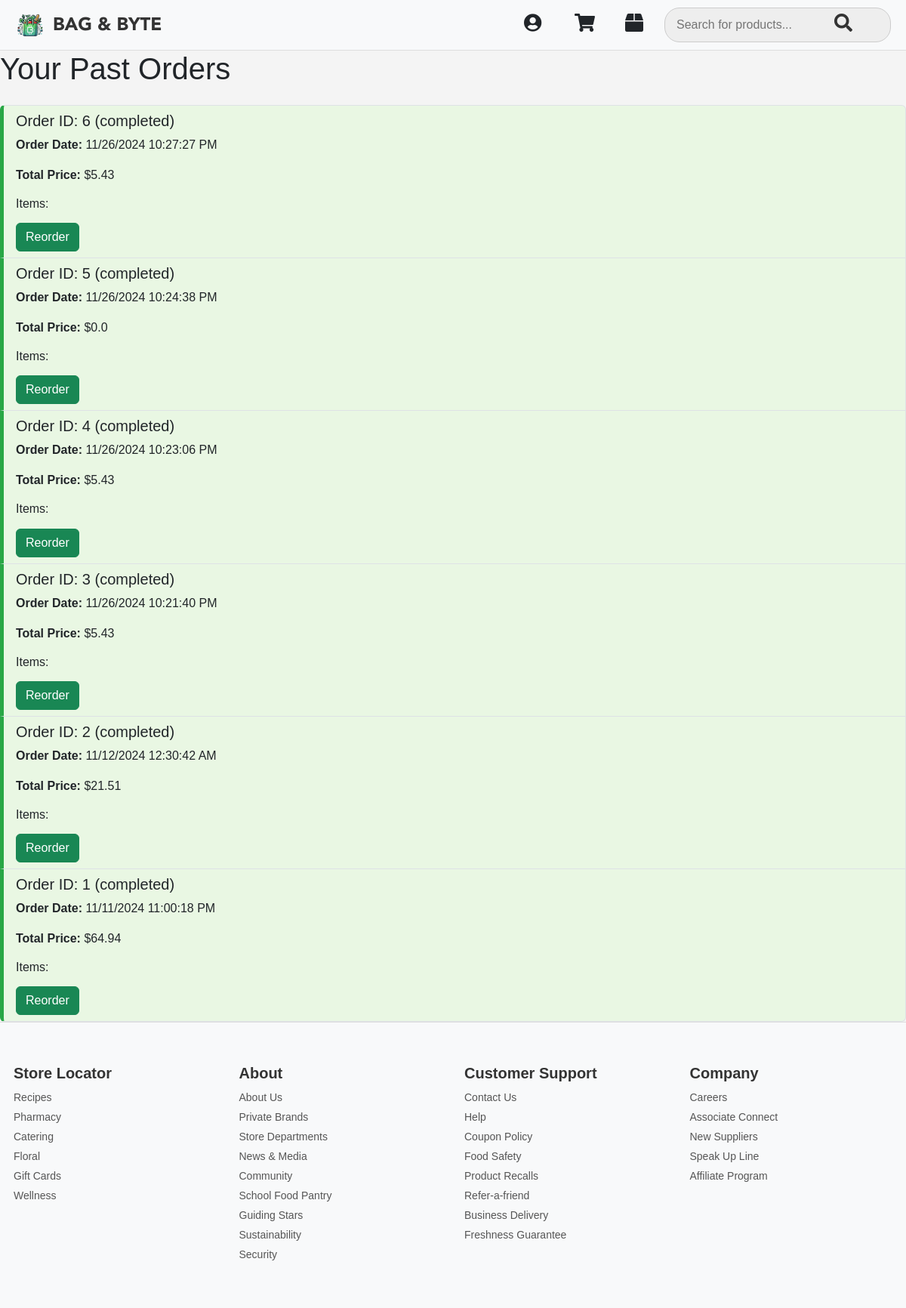
/orders (signed in), run on the app's committed database.
### tables this page shows
CREATE TABLE orders (
            order_id INTEGER PRIMARY KEY AUTOINCREMENT,
            user_id TEXT,
            order_date TIMESTAMP DEFAULT CURRENT_TIMESTAMP,
            order_status TEXT,
            total_price REAL,
            items TEXT,  -- JSON-encoded list of items
            address TEXT,
            city TEXT,
            state TEXT,
            zip_code INTEGER,
            delivery_instructions TEXT,
            payment_status TEXT  -- To store payment status
        );

### app.py (the view)
@app.route('/orders')
def orders():
    if 'user_id' not in session:
        flash('Please log in to view your orders.', 'danger')
        return redirect(url_for('login'))
    user_id = session['user_id']
    orders = get_user_orders(user_id)
    return render_template('orders.html', orders=orders)

### app.py (called while the page is built)
@app.template_filter('to_12_hour')
def to_12_hour(value):
    try:
        return datetime.strptime(value, '%Y-%m-%d %H:%M:%S').strftime('%m/%d/%Y %I:%M:%S %p')
    except (ValueError, TypeError):
        return "Invalid Date"

@app.before_request
def before_request():
    if 'user_id' in session:
        user_id = session['user_id']
        session['cart_count'] = get_cart_count(user_id)
    else:
        session['cart_count'] = 0

### database.py (called while the page is built)
def get_cart_count(user_id):
    conn = sqlite3.connect('users.db')
    cursor = conn.cursor()
    cursor.execute('''
        SELECT SUM(quantity) FROM cart WHERE user_id = ?
    ''', (user_id,))
    cart_count = cursor.fetchone()[0] or 0
    conn.close()
    return cart_count

### templates/orders.html (shortened to what this page needs)
<!DOCTYPE html>
<html lang="en">
<head>
    <link rel="stylesheet" href="https://cdnjs.cloudflare.com/ajax/libs/font-awesome/5.15.4/css/all.min.css">
    <link rel="stylesheet" href="https://cdn.jsdelivr.net/npm/bootstrap@5.3.0/dist/css/bootstrap.min.css">
    <link rel="stylesheet" href="{{ url_for('static', filename='styles.css') }}">
</head>
<body>
    <header>
        <div class="header">
            <div class="d-flex align-items-center">
                <div class="logo">
                    <a href="{{ url_for('profile') }}">
                        <img src="{{ url_for('static', filename='logo.png') }}" alt="Logo">
                    </a>
                </div>
                <div class="logo-text">BAG & BYTE</div>
            </div>
            <div class="right-icons">
                {% if session.get('user_id') %}
                    <a href="{{ url_for('account') }}" class="icon-spacing"><i class="fas fa-user-circle"></i></a>
                    <a href="{{ url_for('cart') }}" class="icon-spacing"><i class="fas fa-shopping-cart"></i></a>
                    <a href="{{ url_for('orders') }}" class="icon-spacing"><i class="fas fa-box"></i></a>
                {% endif %}
                <form class="search-bar" action="{{ url_for('search') }}" method="GET">
                    <input type="text" name="query" placeholder="Search for products..." required>
                    <button type="submit"><i class="fas fa-search"></i></button>
                </form>
            </div>
        </div>
    </header>
    <main>
        <div class="checkout-form">
            <h1>Your Past Orders</h1>
            {% if orders %}
                <div class="list-group mt-4">
                    {% for order in orders %}
                        <div class="list-group-item {% if order.order_status == 'pending' %}order-pending{% else %}order-completed{% endif %}">
                            <h5>Order ID: {{ order.order_id }} ({{ order.order_status }})</h5>
                            <p><strong>Order Date:</strong> {{ order.order_date|to_12_hour }}</p>
                            <p><strong>Total Price:</strong> ${{ order.total_price|round(2) }}</p>
                            <h6>Items:</h6>
                            <div class="mt-3">
                                {% if order.order_status == 'pending' %}
                                    <form action="{{ url_for('confirm_order', order_id=order.order_id) }}" method="POST" style="display:inline;">
                                        <button type="submit" class="btn btn-primary">Confirm Order</button>
                                    </form>
                                {% elif order.order_status == 'completed' %}
                                    <form action="{{ url_for('reorder', order_id=order.order_id) }}" method="POST" style="display:inline;">
                                        <button type="submit" class="btn btn-success">Reorder</button>
                                    </form>
                                {% endif %}
                            </div>
                        </div>
                    {% endfor %}
                </div>
            {% else %}
                <p class="empty-message">No orders yet...</p>
            {% endif %}
        </div>
    </main>
    {% include 'footer.html' %}
</body>
</html>

### templates/footer.html (shortened to what this page needs)
<footer class="footer">
    <div class="container">
        <div class="row">
            <div class="col-md-3">
                <h5>Store Locator</h5>
                <p>Recipes</p>
                <p>Pharmacy</p>
                <p>Catering</p>
                <p>Floral</p>
                <p>Gift Cards</p>
                <p>Wellness</p>
            </div>
            <div class="col-md-3">
                <h5>About</h5>
                <p>About Us</p>
                <p>Private Brands</p>
                <p>Store Departments</p>
                <p>News & Media</p>
                <p>Community</p>
                <p>School Food Pantry</p>
                <p>Guiding Stars</p>
                <p>Sustainability</p>
                <p>Security</p>
            </div>
            <div class="col-md-3">
                <h5>Customer Support</h5>
                <p>Contact Us</p>
                <p>Help</p>
                <p>Coupon Policy</p>
                <p>Food Safety</p>
                <p>Product Recalls</p>
                <p>Refer-a-friend</p>
                <p>Business Delivery</p>
                <p>Freshness Guarantee</p>
            </div>
            <div class="col-md-3">
                <h5>Company</h5>
                <p>Careers</p>
                <p>Associate Connect</p>
                <p>New Suppliers</p>
                <p>Speak Up Line</p>
                <p>Affiliate Program</p>
            </div>
        </div>
    </div>
</footer>

### static/styles.css (style rules this page uses)
body { font-family: 'LarsseitMedium', sans-serif; margin: 0; padding: 0; background-color: #f4f4f4; }
.logo img { height: 40px; }
.search-bar { display: flex; align-items: center; border: 1px solid #ccc; border-radius: 20px; padding: 5px 10px; width: 300px; }
.search-bar input { border: none; padding: 5px; width: 100%; outline: none; border-radius: 20px; }
.search-bar button { background-color: transparent; border: none; cursor: pointer; padding-left: 10px; }
.logo-text { font-family: 'AvenirBlack', sans-serif, monospace; font-weight: bold; }
.header { display: flex; align-items: center; padding: 10px 20px; background-color: #f8f9fa; border-bottom: 1px solid #ddd; }
.logo img { max-width: 40px; height: auto; }
.logo-text { font-size: 24px; margin-left: 10px; font-weight: bold; color: #333; }
.right-icons { display: flex; align-items: center; gap: 20px; margin-left: auto; }
.icon-spacing { margin-left: 15px; }
.right-icons i { font-size: 24px; width: 32px; height: 32px; line-height: normal; vertical-align: middle; }
.right-icons a { font-size: 20px; color: #212529; }
.search-bar { display: flex; align-items: center; background-color: #eee; border-radius: 20px; padding: 5px 10px; }
.search-bar input { border: none; outline: none; background: transparent; width: 200px; padding: 5px; }
.search-bar button { background: transparent; border: none; color: #333; font-size: 18px; cursor: pointer; }

### templates/orders.html (style rules this page uses)
.order-completed { background-color: #e9f7e3; border-left: 5px solid #28a745; }

### templates/footer.html (style rules this page uses)
.footer { background-color: #f8f9fa; padding: 40px 0; border-top: 1px solid #ddd; font-size: 14px; color: #333; }
.footer h5 { font-weight: bold; color: #333; margin-bottom: 10px; }
.footer p { margin: 5px 0; color: #555; }
.container { max-width: 1200px; margin: 0 auto; padding: 0 15px; }
.row { display: flex; flex-wrap: wrap; }
.col-md-3 { width: 100%; max-width: 25%; padding: 15px; }

### data on the page
orders: order_id "6", order_status "completed", order_date|to_12_hour "11/26/2024 10:27:27 PM", total_price "5.43"
orders: order_id "5", order_status "completed", order_date|to_12_hour "11/26/2024 10:24:38 PM", total_price "0.0"
orders: order_id "4", order_status "completed", order_date|to_12_hour "11/26/2024 10:23:06 PM", total_price "5.43"
orders: order_id "3", order_status "completed", order_date|to_12_hour "11/26/2024 10:21:40 PM", total_price "5.43"
orders: order_id "2", order_status "completed", order_date|to_12_hour "11/12/2024 12:30:42 AM", total_price "21.51"
orders: order_id "1", order_status "completed", order_date|to_12_hour "11/11/2024 11:00:18 PM", total_price "64.94"
